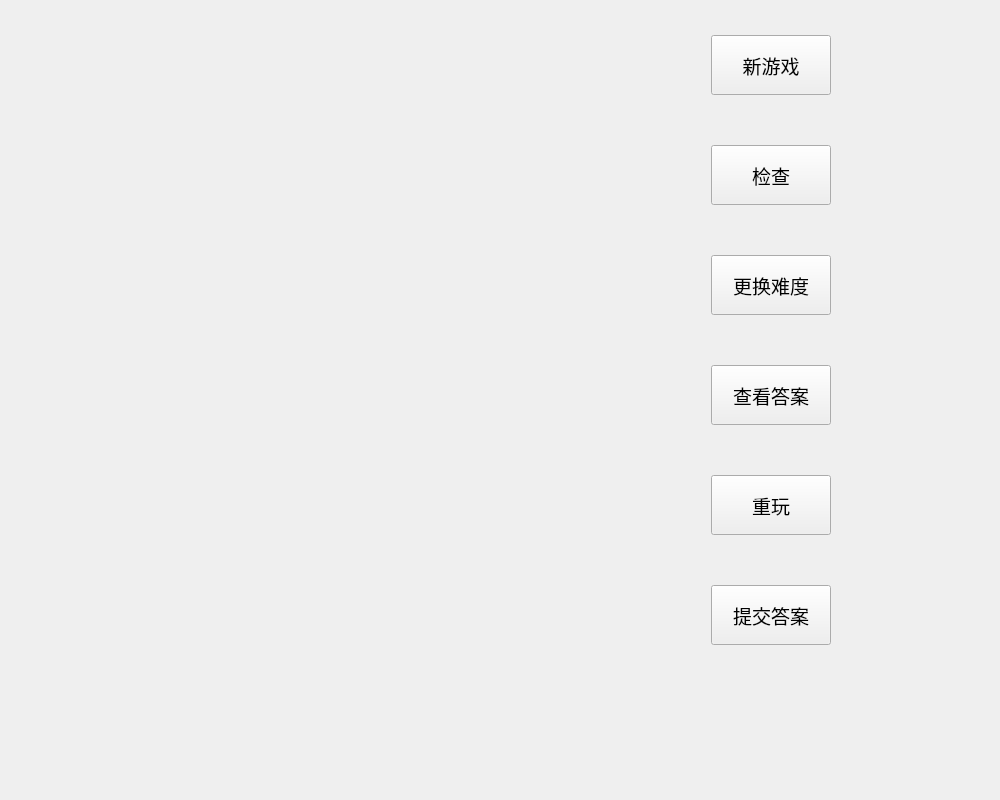
<?xml version="1.0" encoding="UTF-8"?>
<ui version="4.0">
 <class>Widget</class>
 <widget class="QWidget" name="Widget">
  <property name="geometry">
   <rect>
    <x>0</x>
    <y>0</y>
    <width>1000</width>
    <height>800</height>
   </rect>
  </property>
  <property name="sizePolicy">
   <sizepolicy hsizetype="Preferred" vsizetype="Preferred">
    <horstretch>0</horstretch>
    <verstretch>0</verstretch>
   </sizepolicy>
  </property>
  <property name="minimumSize">
   <size>
    <width>900</width>
    <height>800</height>
   </size>
  </property>
  <property name="maximumSize">
   <size>
    <width>1000</width>
    <height>800</height>
   </size>
  </property>
  <property name="contextMenuPolicy">
   <enum>Qt::NoContextMenu</enum>
  </property>
  <property name="windowTitle">
   <string>Widget</string>
  </property>
  <layout class="QVBoxLayout" name="verticalLayout">
   <item>
    <widget class="QWidget" name="widget" native="true">
     <property name="minimumSize">
      <size>
       <width>500</width>
       <height>600</height>
      </size>
     </property>
     <property name="maximumSize">
      <size>
       <width>1000</width>
       <height>1000</height>
      </size>
     </property>
     <widget class="QWidget" name="layoutWidget">
      <property name="geometry">
       <rect>
        <x>10</x>
        <y>10</y>
        <width>531</width>
        <height>511</height>
       </rect>
      </property>
      <layout class="QGridLayout" name="gridLayout">
       <property name="sizeConstraint">
        <enum>QLayout::SetFixedSize</enum>
       </property>
      </layout>
     </widget>
     <widget class="QWidget" name="widget" native="true">
      <property name="geometry">
       <rect>
        <x>700</x>
        <y>-20</y>
        <width>221</width>
        <height>701</height>
       </rect>
      </property>
      <property name="minimumSize">
       <size>
        <width>200</width>
        <height>500</height>
       </size>
      </property>
      <property name="maximumSize">
       <size>
        <width>600</width>
        <height>900</height>
       </size>
      </property>
      <layout class="QVBoxLayout" name="verticalLayout_2">
       <item>
        <widget class="QPushButton" name="btn_create">
         <property name="minimumSize">
          <size>
           <width>120</width>
           <height>60</height>
          </size>
         </property>
         <property name="maximumSize">
          <size>
           <width>120</width>
           <height>60</height>
          </size>
         </property>
         <property name="font">
          <font>
           <family>华文琥珀</family>
           <pointsize>14</pointsize>
          </font>
         </property>
         <property name="mouseTracking">
          <bool>false</bool>
         </property>
         <property name="toolTip">
          <string>开始一个新的游戏</string>
         </property>
         <property name="text">
          <string>新游戏</string>
         </property>
        </widget>
       </item>
       <item>
        <widget class="QPushButton" name="btn_help">
         <property name="minimumSize">
          <size>
           <width>120</width>
           <height>60</height>
          </size>
         </property>
         <property name="maximumSize">
          <size>
           <width>120</width>
           <height>60</height>
          </size>
         </property>
         <property name="font">
          <font>
           <family>华文琥珀</family>
           <pointsize>14</pointsize>
          </font>
         </property>
         <property name="toolTip">
          <string>检查当前所填数字是否有误</string>
         </property>
         <property name="text">
          <string>检查</string>
         </property>
        </widget>
       </item>
       <item>
        <widget class="QPushButton" name="btn_change">
         <property name="minimumSize">
          <size>
           <width>120</width>
           <height>60</height>
          </size>
         </property>
         <property name="maximumSize">
          <size>
           <width>120</width>
           <height>60</height>
          </size>
         </property>
         <property name="font">
          <font>
           <family>华文琥珀</family>
           <pointsize>14</pointsize>
          </font>
         </property>
         <property name="text">
          <string>更换难度</string>
         </property>
        </widget>
       </item>
       <item>
        <widget class="QPushButton" name="btn_answer">
         <property name="minimumSize">
          <size>
           <width>120</width>
           <height>60</height>
          </size>
         </property>
         <property name="maximumSize">
          <size>
           <width>120</width>
           <height>60</height>
          </size>
         </property>
         <property name="font">
          <font>
           <family>华文琥珀</family>
           <pointsize>14</pointsize>
          </font>
         </property>
         <property name="cursor">
          <cursorShape>ArrowCursor</cursorShape>
         </property>
         <property name="toolTip">
          <string>查看当前数独的答案</string>
         </property>
         <property name="text">
          <string>查看答案</string>
         </property>
        </widget>
       </item>
       <item>
        <widget class="QPushButton" name="btn_replay">
         <property name="minimumSize">
          <size>
           <width>120</width>
           <height>60</height>
          </size>
         </property>
         <property name="maximumSize">
          <size>
           <width>120</width>
           <height>60</height>
          </size>
         </property>
         <property name="font">
          <font>
           <family>华文琥珀</family>
           <pointsize>14</pointsize>
          </font>
         </property>
         <property name="toolTip">
          <string>重玩当前游戏</string>
         </property>
         <property name="text">
          <string>重玩</string>
         </property>
        </widget>
       </item>
       <item>
        <widget class="QPushButton" name="btn_submit">
         <property name="minimumSize">
          <size>
           <width>120</width>
           <height>60</height>
          </size>
         </property>
         <property name="maximumSize">
          <size>
           <width>120</width>
           <height>60</height>
          </size>
         </property>
         <property name="font">
          <font>
           <family>华文琥珀</family>
           <pointsize>14</pointsize>
          </font>
         </property>
         <property name="toolTip">
          <string>提交检查答案</string>
         </property>
         <property name="text">
          <string>提交答案</string>
         </property>
        </widget>
       </item>
      </layout>
     </widget>
    </widget>
   </item>
  </layout>
 </widget>
 <resources/>
 <connections/>
</ui>
